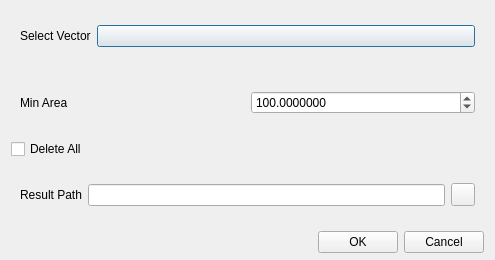
<?xml version="1.0" encoding="UTF-8"?>
<ui version="4.0">
 <class>shpDeleteholesDialog</class>
 <widget class="QDialog" name="shpDeleteholesDialog">
  <property name="geometry">
   <rect>
    <x>0</x>
    <y>0</y>
    <width>495</width>
    <height>260</height>
   </rect>
  </property>
  <property name="windowTitle">
   <string>Vector Deleteholes Parameter Settings</string>
  </property>
  <layout class="QVBoxLayout" name="verticalLayout">
   <property name="spacing">
    <number>6</number>
   </property>
   <property name="topMargin">
    <number>6</number>
   </property>
   <property name="bottomMargin">
    <number>7</number>
   </property>
   <item>
    <widget class="CardWidget" name="CardWidget_4">
     <property name="layoutDirection">
      <enum>Qt::LeftToRight</enum>
     </property>
     <layout class="QHBoxLayout" name="horizontalLayout_5">
      <item>
       <widget class="BodyLabel" name="BodyLabel">
        <property name="text">
         <string>Select Vector</string>
        </property>
       </widget>
      </item>
      <item>
       <widget class="ComboBox" name="selectShpCb">
        <property name="sizePolicy">
         <sizepolicy hsizetype="Expanding" vsizetype="Fixed">
          <horstretch>0</horstretch>
          <verstretch>0</verstretch>
         </sizepolicy>
        </property>
       </widget>
      </item>
     </layout>
    </widget>
   </item>
   <item>
    <widget class="CardWidget" name="CardWidget_2">
     <layout class="QHBoxLayout" name="horizontalLayout_2">
      <item>
       <widget class="BodyLabel" name="BodyLabel_2">
        <property name="text">
         <string>Min Area</string>
        </property>
       </widget>
      </item>
      <item>
       <widget class="DoubleSpinBox" name="minAreaSpinBox">
        <property name="decimals">
         <number>7</number>
        </property>
        <property name="minimum">
         <double>1.000000000000000</double>
        </property>
        <property name="maximum">
         <double>999999.000000000000000</double>
        </property>
        <property name="singleStep">
         <double>1.000000000000000</double>
        </property>
        <property name="value">
         <double>100.000000000000000</double>
        </property>
       </widget>
      </item>
     </layout>
    </widget>
   </item>
   <item>
    <widget class="CheckBox" name="deleteAllCheckBox">
     <property name="text">
      <string>Delete All</string>
     </property>
    </widget>
   </item>
   <item>
    <widget class="CardWidget" name="CardWidget">
     <property name="layoutDirection">
      <enum>Qt::LeftToRight</enum>
     </property>
     <layout class="QHBoxLayout" name="horizontalLayout">
      <item>
       <widget class="BodyLabel" name="BodyLabel_4">
        <property name="text">
         <string>Result Path</string>
        </property>
       </widget>
      </item>
      <item>
       <widget class="LineEdit" name="resLE">
        <property name="readOnly">
         <bool>true</bool>
        </property>
       </widget>
      </item>
      <item>
       <widget class="ToolButton" name="selectSaveFilePB"/>
      </item>
     </layout>
    </widget>
   </item>
   <item>
    <layout class="QHBoxLayout" name="horizontalLayout_3">
     <item>
      <spacer name="horizontalSpacer">
       <property name="orientation">
        <enum>Qt::Horizontal</enum>
       </property>
       <property name="sizeHint" stdset="0">
        <size>
         <width>40</width>
         <height>20</height>
        </size>
       </property>
      </spacer>
     </item>
     <item>
      <widget class="PushButton" name="runPB">
       <property name="text">
        <string>OK</string>
       </property>
      </widget>
     </item>
     <item>
      <widget class="PushButton" name="cancelPB">
       <property name="text">
        <string>Cancel</string>
       </property>
      </widget>
     </item>
    </layout>
   </item>
  </layout>
 </widget>
 <customwidgets>
  <customwidget>
   <class>CheckBox</class>
   <extends>QCheckBox</extends>
   <header>qfluentwidgets</header>
  </customwidget>
  <customwidget>
   <class>ComboBox</class>
   <extends>QPushButton</extends>
   <header>qfluentwidgets</header>
  </customwidget>
  <customwidget>
   <class>PushButton</class>
   <extends>QPushButton</extends>
   <header>qfluentwidgets</header>
  </customwidget>
  <customwidget>
   <class>ToolButton</class>
   <extends>QToolButton</extends>
   <header>qfluentwidgets</header>
  </customwidget>
  <customwidget>
   <class>CardWidget</class>
   <extends>QFrame</extends>
   <header>qfluentwidgets</header>
   <container>1</container>
  </customwidget>
  <customwidget>
   <class>BodyLabel</class>
   <extends>QLabel</extends>
   <header>qfluentwidgets</header>
  </customwidget>
  <customwidget>
   <class>LineEdit</class>
   <extends>QLineEdit</extends>
   <header>qfluentwidgets</header>
  </customwidget>
  <customwidget>
   <class>DoubleSpinBox</class>
   <extends>QDoubleSpinBox</extends>
   <header>qfluentwidgets</header>
  </customwidget>
 </customwidgets>
 <resources>
  <include location="../../yoyirs.qrc"/>
 </resources>
 <connections/>
</ui>
